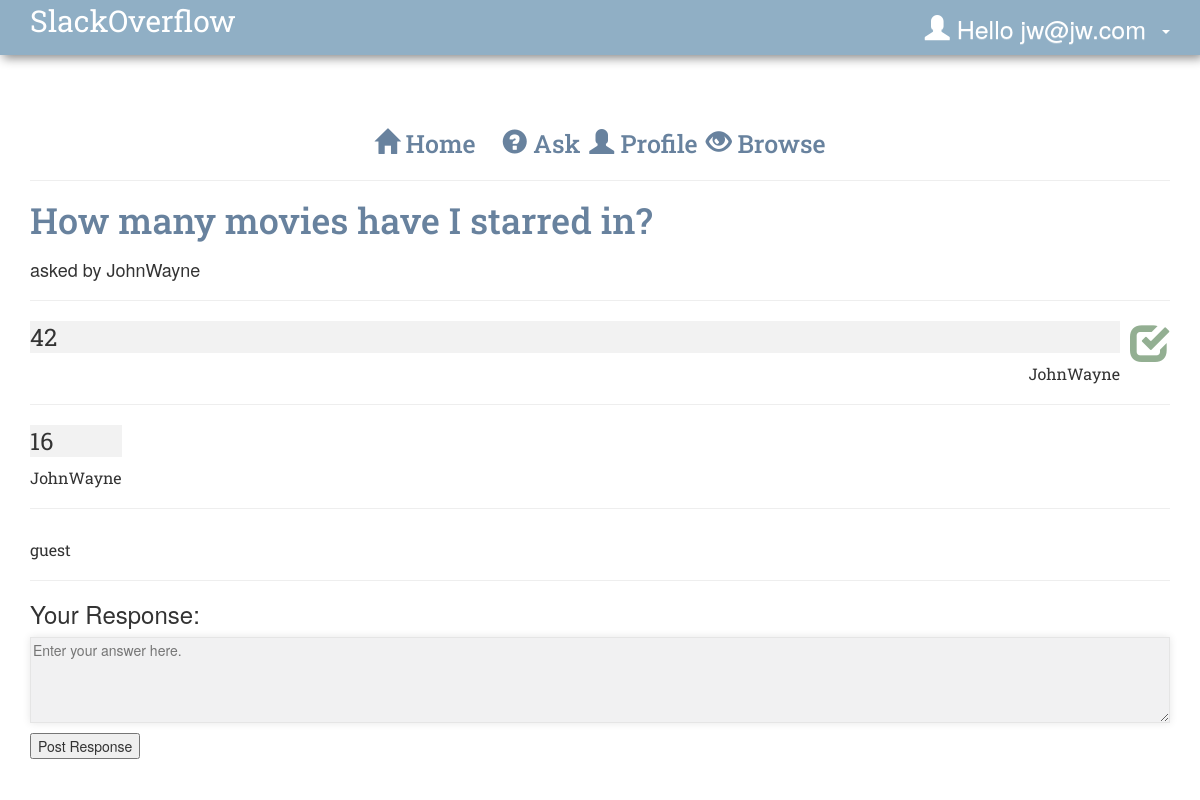
Page /answer.php?q_id=44 (signed in) on the earlier database version.
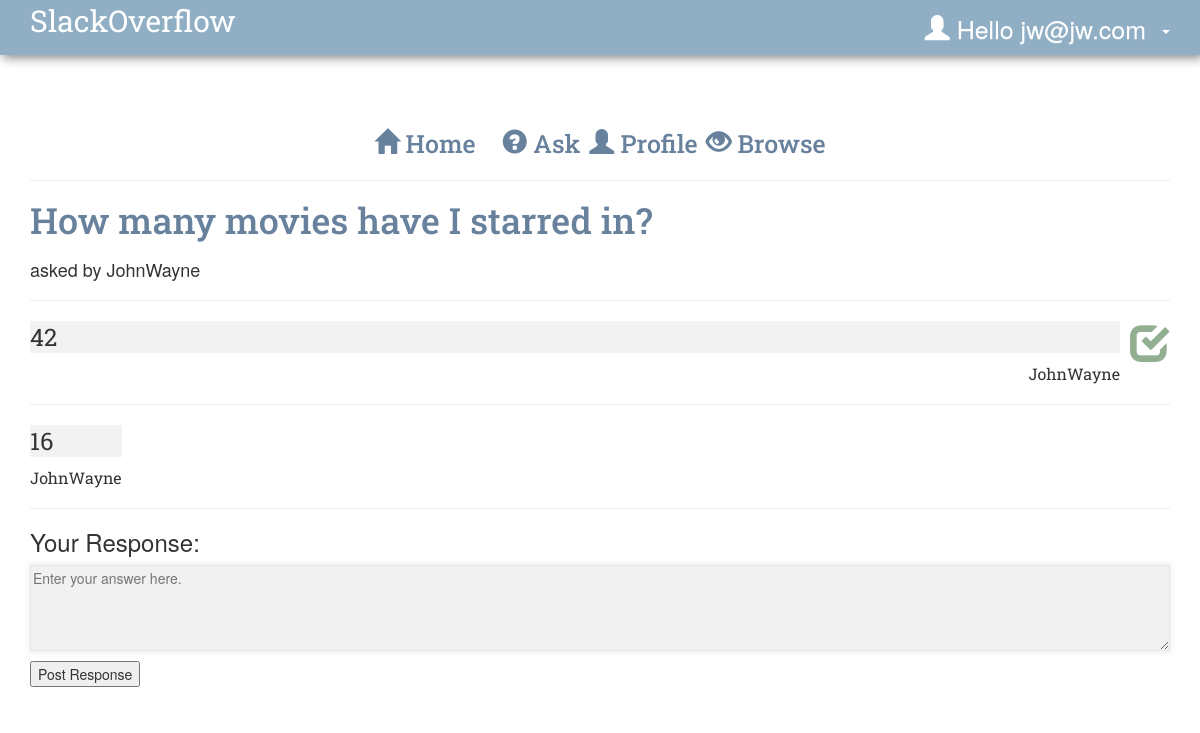
Same page on the later database version.
### tables this page shows
CREATE TABLE `answers` (
  `answer_id` int(11) NOT NULL,
  `answer` varchar(5000) NOT NULL,
  `responder_id` int(11) NOT NULL,
  `question_id` int(11) NOT NULL,
  `is_best` tinyint(1) DEFAULT '0',
  `num_upvotes` int(11) DEFAULT NULL
);

CREATE TABLE `users` (
  `user_id` int(11) NOT NULL,
  `user_name` varchar(255) NOT NULL,
  `user_email` varchar(60) NOT NULL,
  `user_pass` varchar(255) NOT NULL,
  `is_guest` tinyint(1) NOT NULL DEFAULT '0'
);

### class.user.php (called while the page is built, shortened)
<?php
class USER
{
	private $conn;
	public function __construct()
	{
		$database = new Database();
		$db = $database->dbConnection();
		$this->conn = $db;
    }
	public function runQuery($sql)
	{
		$stmt = $this->conn->prepare($sql);
		return $stmt;
	}
}
?>

### answer.php (the view, shortened to what this page needs)
<?php
  require_once("class.user.php");
  $auth_user = new USER();
  $user_id = $_SESSION['user_session'];
  $servername = "localhost";
$username = "root";
$password = "";
$dbname = "slackoverflow";
$conn = new mysqli($servername, $username, $password, $dbname);
  $stmt = $auth_user->runQuery("SELECT * FROM users WHERE user_id=:user_id");
  $stmt->execute(array(":user_id"=>$user_id));
  $userRow=$stmt->fetch(PDO::FETCH_ASSOC);
  $user_is_guest = $userRow['is_guest'];
		$q_id = $_GET["q_id"];
		$sql = "SELECT question_title, question, question_id, asker_id, answer_id, user_id, user_name, is_solved FROM questions join users on asker_id=user_id
			WHERE question_id=$q_id";
        $result = $conn->query($sql);
        $row = $result->fetch_assoc();
?>
<!DOCTYPE html PUBLIC "-//W3C//DTD XHTML 1.0 Transitional//EN" "http://www.w3.org/TR/xhtml1/DTD/xhtml1-transitional.dtd">
<html xmlns="http://www.w3.org/1999/xhtml">
<head>
<link href="bootstrap/css/bootstrap.min.css" rel="stylesheet" media="screen">
<link href="bootstrap/css/bootstrap-theme.min.css" rel="stylesheet" media="screen">
<link rel="stylesheet" href="style.css" type="text/css"  />
</head>
<nav class="navbar navbar-default navbar-fixed-top">
  <div class="container">
    <div class="navbar-header">
      <a class="logo" href="home.php">SlackOverflow</a>
    </div>
    <div id="navbar" class="navbar-collapse collapse">
      <ul class="nav navbar-nav navbar-right">
        <li class="dropdown">
          <a href="#" id="dropdown" data-toggle="dropdown" role="button" aria-haspopup="true" aria-expanded="false">
            <span class="glyphicon glyphicon-user"></span>&nbsp;Hello
              <?php
                  if($user_is_guest == FALSE)
                  {
                    echo $userRow['user_email'];
                  }
                  else{
                    echo " Guest";
                  }
              ?>&nbsp;
              <span class="caret">
              </span>
          </a>
        </li>
      </ul>
    </div>
  </div>
</nav>
<div class="container-fluid" style="margin-top:80px;">
    <div class="container">
        <h1 id="secondLevelLinks">
          <a href="home.php"><span class="glyphicon glyphicon-home"></span> Home</a> &nbsp;
          <a href="ask.php"><span class="glyphicon glyphicon-question-sign"></span> Ask</a>
          <a href="profile.php"><span class="glyphicon glyphicon-user"></span> Profile</a>
          <a href="browse.php"><span class="glyphicon glyphicon-eye-open"></span> Browse</a>
          </h1>
       	<hr />
<body>
	<h1 id="questionAnswerPage"><?php echo $row['question_title']; ?></h1>
	<h3 id="questionAnswerPage"><?php echo $row['question']; ?></h1>
	<h4>asked by <?php echo $row['user_name']; ?></h3>
	<?php
	$sql = "SELECT answer_id, answer, responder_id, is_best, user_name
			FROM answers JOIN users WHERE question_id=$q_id and responder_id=user_id";
      $getAskerID = "SELECT asker_id, is_solved FROM questions WHERE question_id=$q_id";
      $result = $conn->query($getAskerID);
      $questionInfo = $result->fetch_assoc();
      $askerID = $questionInfo["asker_id"];
      $loggedInID = $_SESSION['user_id'];
      $is_solved = $questionInfo["is_solved"];
    if($askerID == $loggedInID)
    {
    $isAsker = TRUE;
    }
    else{
      $isAsker = FALSE;
    }
        $result = $conn->query($sql);
        while($row = $result->fetch_assoc())
        {
        	$is_best = $row["is_best"];
        	echo "<hr><table>";
        	echo "<tr>
        		<td id=\"answerTD\"><p id=\"responseBody\">".$row["answer"]."</p></td>
        		<td id=\"answerTD\">
        			<table>
        			<form name=\"bestAnswerForm\" method=\"post\" action=\"selectbestanswer.php\">";
          if($isAsker == TRUE and $is_solved == TRUE and $is_best == TRUE) {echo
        			"<tr>
        				<span style=\"color: #93af92;\" class=\"glyphicon glyphicon-check\"></span>
        			</tr>";}
        	echo "</form>
        			</table>
        		</td>
        		</tr>";
        	echo"<tr>
        			<td><div align=\"right\">".$row["user_name"]."</div>
        		</tr>
        	";
        	echo"</table>";
        }
    ?>
	<hr>
	<h3>Your Response:</h3>
	<form class="form" method="post" action="postAnswer.php">
	<p class="Answer Body">
        <textarea  name="answerBody" id="answerBody" placeholder="Enter your answer here." rows="4" cols="50"/></textarea>
    </p>
    <?php
    if($_SESSION['user_name'] != "guest")
              {
                echo "
                <p class=\"submit\">
                <input type=\"submit\" value=\"Post Response\">
                ";
              }
              else{
                echo "<label>Guests can't answer a question. You must sign in.</label>";
              }
    ?>
    </p>
    </form>
</body>
</html>

Differences in the rows shown:
removed answers: responder.user_name "guest"
